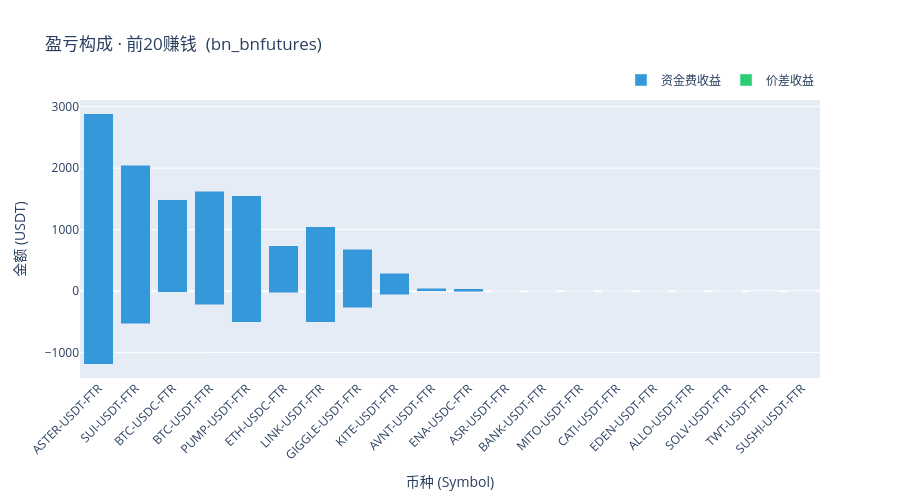
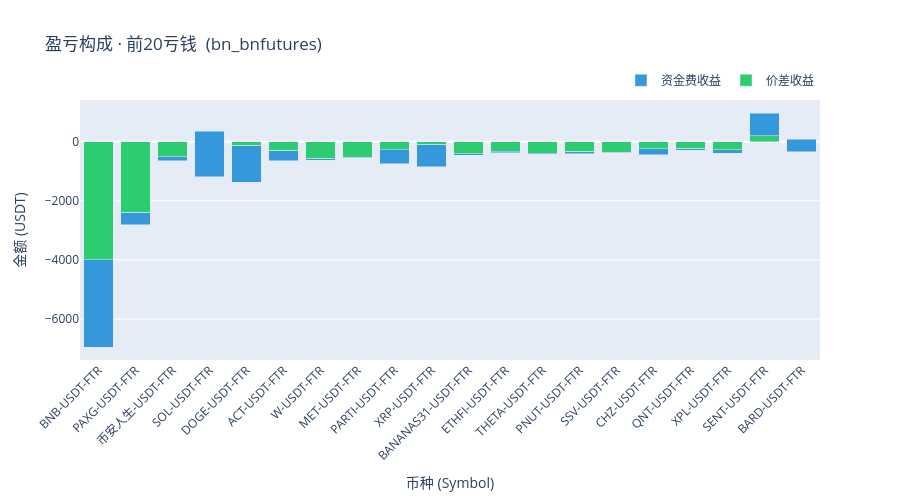
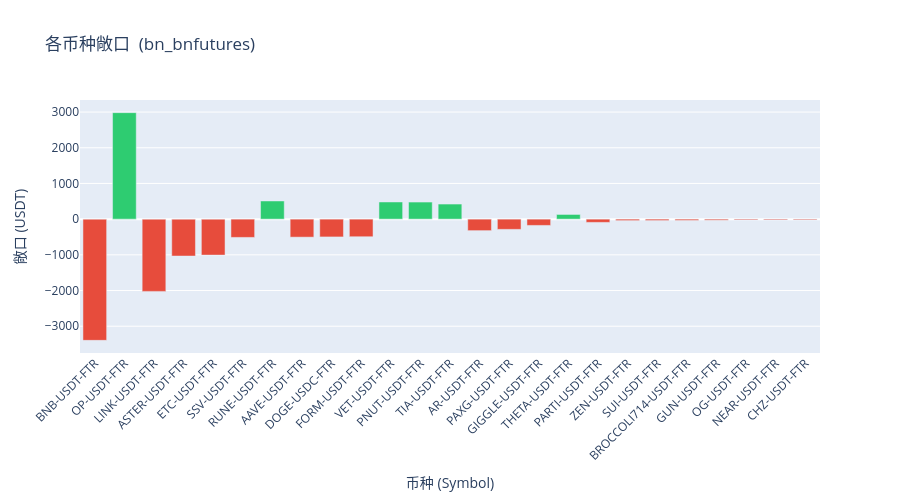
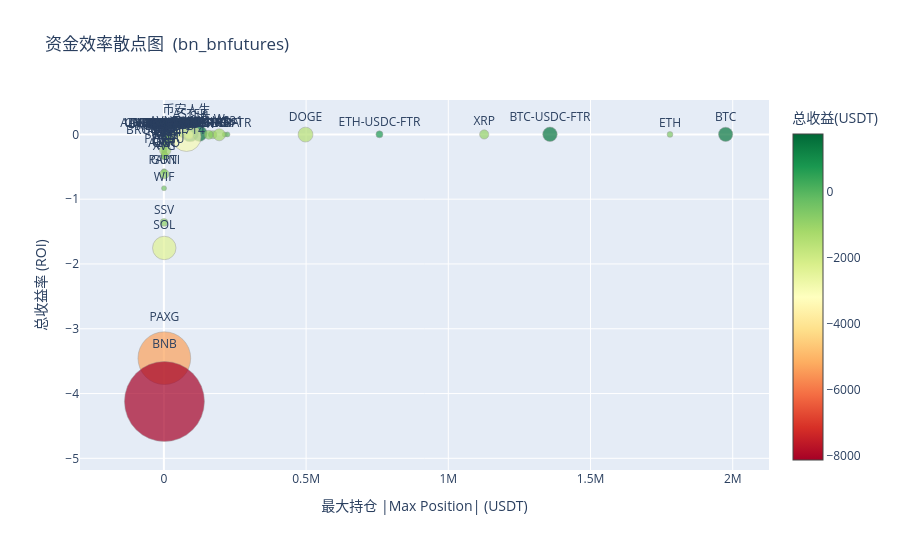

The cell these charts' notebook holds for them, in order:
### Code cell
import plotly.graph_objects as go

def pnl_stacked_bar(plot_df, title):
    fig = go.Figure()
    fig.add_trace(go.Bar(
        x=plot_df['symbol'],
        y=plot_df['total_spread_pnl'],
        name='价差收益',
        marker_color='#2ecc71',
    ))
    fig.add_trace(go.Bar(
        x=plot_df['symbol'],
        y=plot_df['total_funding'],
        name='资金费收益',
        marker_color='#3498db',
    ))
    fig.update_layout(
        barmode='stack',
        title=title,
        xaxis_title='币种 (Symbol)',
        yaxis_title='金额 (USDT)',
        legend=dict(orientation='h', yanchor='bottom', y=1.02, xanchor='right', x=1),
        height=500,
        margin=dict(b=120),
        xaxis_tickangle=-45,
    )
    return fig

# 前20赚钱
plot_winners = plot_df.sort_values('total_pnl', ascending=False).head(20)
pnl_stacked_bar(plot_winners, f'盈亏构成 · 前20赚钱 {plot_title_suffix}').show()

# 前20亏钱
plot_losers = plot_df.sort_values('total_pnl', ascending=True).head(20)
pnl_stacked_bar(plot_losers, f'盈亏构成 · 前20亏钱 {plot_title_suffix}').show()

# 敞口 (前25)
exposure_df = plot_df.reindex(plot_df['exposure'].abs().sort_values(ascending=False).index).head(25)
fig_exposure = go.Figure(go.Bar(
    x=exposure_df['symbol'],
    y=exposure_df['exposure'],
    marker_color=exposure_df['exposure'].apply(lambda v: '#2ecc71' if v >= 0 else '#e74c3c'),
))
fig_exposure.update_layout(
    title=f'各币种敞口 {plot_title_suffix}',
    xaxis_title='币种 (Symbol)',
    yaxis_title='敞口 (USDT)',
    height=500,
    margin=dict(b=120),
    xaxis_tickangle=-45,
)
fig_exposure.show()

# 资金效率散点图
eff = plot_df.copy()
eff['max_pos_abs'] = eff['max_pos'].abs()
eff = eff[eff['max_pos_abs'] > 0]
if len(eff) > 0:
    size_ref = eff['total_pnl'].abs().max() or 1
    eff = eff.copy()
    eff['bubble_size'] = (eff['total_pnl'].abs() / size_ref * 80).clip(5, 80)
    fig_eff = go.Figure(go.Scatter(
        x=eff['max_pos_abs'],
        y=eff['roi'],
        mode='markers+text',
        text=eff['symbol'].str.replace('-USDT-FTR', ''),
        textposition='top center',
        marker=dict(
            size=eff['bubble_size'],
            color=eff['total_pnl'],
            colorscale='RdYlGn',
            showscale=True,
            colorbar=dict(title='总收益(USDT)'),
            line=dict(width=0.5, color='gray'),
        ),
        hovertemplate='%{text}<br>最大持仓: %{x:,.0f} USDT<br>ROI: %{y:.4f}<extra></extra>',
    ))
    fig_eff.update_layout(
        title=f'资金效率散点图 {plot_title_suffix}',
        xaxis_title='最大持仓 |Max Position| (USDT)',
        yaxis_title='总收益率 (ROI)',
        height=550,
        showlegend=False,
    )
    fig_eff.show()

# 长时间未更新且仍有持仓
ref_time = pd.Timestamp('2026-01-27')
stale_threshold = ref_time - pd.Timedelta(hours=24)
stale_with_pos = plot_df[
    (plot_df['last_update'] < stale_threshold) &
    (plot_df['current_pos'].abs() > 10)
].sort_values('current_pos')
fig_stale = go.Figure(go.Bar(
    x=stale_with_pos['symbol'],
    y=stale_with_pos['current_pos'],
    marker_color=stale_with_pos['current_pos'].apply(lambda v: '#e74c3c' if v < 0 else '#2ecc71'),
))
fig_stale.update_layout(
    title=f'长时间未更新且仍有持仓 {plot_title_suffix}',
    xaxis_title='币种 (Symbol)',
    yaxis_title='当前持仓 (USDT)',
    height=450,
    margin=dict(b=120),
    xaxis_tickangle=-45,
)
fig_stale.show()

### Figure 1 — Plotly figure (JSON) as saved in the notebook; plotly's stock layout.template omitted (floating-point values rounded to 4 significant figures)
{"data": [{"marker": {"color": "#2ecc71"}, "name": "价差收益", "type": "bar", "x": ["ASTER-USDT-FTR", "SUI-USDT-FTR", "BTC-USDC-FTR", "BTC-USDT-FTR", "PUMP-USDT-FTR", "ETH-USDC-FTR", "LINK-USDT-FTR", "GIGGLE-USDT-FTR", "KITE-USDT-FTR", "AVNT-USDT-FTR", "ENA-USDC-FTR", "ASR-USDT-FTR", "BANK-USDT-FTR", "MITO-USDT-FTR", "CATI-USDT-FTR", "EDEN-USDT-FTR", "ALLO-USDT-FTR", "SOLV-USDT-FTR", "TWT-USDT-FTR", "SUSHI-USDT-FTR"], "y": [-1187.0, -532.5, -14.31, -220.3, -507.1, -30.08, -510.0, -273.3, -62.35, 0, -11.37, 0, 0, 0, 0, 0, 0, 0, 0, 0]}, {"marker": {"color": "#3498db"}, "name": "资金费收益", "type": "bar", "x": ["ASTER-USDT-FTR", "SUI-USDT-FTR", "BTC-USDC-FTR", "BTC-USDT-FTR", "PUMP-USDT-FTR", "ETH-USDC-FTR", "LINK-USDT-FTR", "GIGGLE-USDT-FTR", "KITE-USDT-FTR", "AVNT-USDT-FTR", "ENA-USDC-FTR", "ASR-USDT-FTR", "BANK-USDT-FTR", "MITO-USDT-FTR", "CATI-USDT-FTR", "EDEN-USDT-FTR", "ALLO-USDT-FTR", "SOLV-USDT-FTR", "TWT-USDT-FTR", "SUSHI-USDT-FTR"], "y": [4069.0, 2580.0, 1501.0, 1842.0, 2056.0, 771.0, 1561.0, 951.2, 354.4, 49.21, 50.8, 5.705, 4.074, 3.656, 3.202, 3.163, 3.071, 2.217, 1.99, 1.071]}], "layout": {"barmode": "stack", "height": 500, "legend": {"orientation": "h", "x": 1, "xanchor": "right", "y": 1.02, "yanchor": "bottom"}, "margin": {"b": 120}, "title": {"text": "盈亏构成 · 前20赚钱  (bn_bnfutures)"}, "xaxis": {"tickangle": -45, "title": {"text": "币种 (Symbol)"}}, "yaxis": {"title": {"text": "金额 (USDT)"}}}}

### Figure 2 — Plotly figure (JSON) as saved in the notebook; plotly's stock layout.template omitted (floating-point values rounded to 4 significant figures)
{"data": [{"marker": {"color": "#2ecc71"}, "name": "价差收益", "type": "bar", "x": ["BNB-USDT-FTR", "PAXG-USDT-FTR", "币安人生-USDT-FTR", "SOL-USDT-FTR", "DOGE-USDT-FTR", "ACT-USDT-FTR", "W-USDT-FTR", "MET-USDT-FTR", "PARTI-USDT-FTR", "XRP-USDT-FTR", "BANANAS31-USDT-FTR", "ETHFI-USDT-FTR", "THETA-USDT-FTR", "PNUT-USDT-FTR", "SSV-USDT-FTR", "CHZ-USDT-FTR", "QNT-USDT-FTR", "XPL-USDT-FTR", "SENT-USDT-FTR", "BARD-USDT-FTR"], "y": [-6946.0, -2397.0, -650.4, 357.5, -134.2, -303.8, -581.0, -536.6, -743.8, -99.75, -464.2, -331.9, -385.7, -334.5, -360.2, -438.7, -238.4, -398.2, 969.2, -340.3]}, {"marker": {"color": "#3498db"}, "name": "资金费收益", "type": "bar", "x": ["BNB-USDT-FTR", "PAXG-USDT-FTR", "币安人生-USDT-FTR", "SOL-USDT-FTR", "DOGE-USDT-FTR", "ACT-USDT-FTR", "W-USDT-FTR", "MET-USDT-FTR", "PARTI-USDT-FTR", "XRP-USDT-FTR", "BANANAS31-USDT-FTR", "ETHFI-USDT-FTR", "THETA-USDT-FTR", "PNUT-USDT-FTR", "SSV-USDT-FTR", "CHZ-USDT-FTR", "QNT-USDT-FTR", "XPL-USDT-FTR", "SENT-USDT-FTR", "BARD-USDT-FTR"], "y": [2947.0, -412.3, 147.5, -1542.0, -1240.0, -348.8, -53.37, 4.229, 484.0, -750.6, 58.16, -49.27, -33.19, -69.17, -8.942, 198.4, -52.69, 116.2, -768.9, 422.2]}], "layout": {"barmode": "stack", "height": 500, "legend": {"orientation": "h", "x": 1, "xanchor": "right", "y": 1.02, "yanchor": "bottom"}, "margin": {"b": 120}, "title": {"text": "盈亏构成 · 前20亏钱  (bn_bnfutures)"}, "xaxis": {"tickangle": -45, "title": {"text": "币种 (Symbol)"}}, "yaxis": {"title": {"text": "金额 (USDT)"}}}}

### Figure 3 — Plotly figure (JSON) as saved in the notebook; plotly's stock layout.template omitted (floating-point values rounded to 4 significant figures)
{"data": [{"marker": {"color": ["#e74c3c", "#2ecc71", "#e74c3c", "#e74c3c", "#e74c3c", "#e74c3c", "#2ecc71", "#e74c3c", "#e74c3c", "#e74c3c", "#2ecc71", "#2ecc71", "#2ecc71", "#e74c3c", "#e74c3c", "#e74c3c", "#2ecc71", "#e74c3c", "#e74c3c", "#e74c3c", "#e74c3c", "#e74c3c", "#e74c3c", "#e74c3c", "#e74c3c"]}, "type": "bar", "x": ["BNB-USDT-FTR", "OP-USDT-FTR", "LINK-USDT-FTR", "ASTER-USDT-FTR", "ETC-USDT-FTR", "SSV-USDT-FTR", "RUNE-USDT-FTR", "AAVE-USDT-FTR", "DOGE-USDC-FTR", "FORM-USDT-FTR", "VET-USDT-FTR", "PNUT-USDT-FTR", "TIA-USDT-FTR", "AR-USDT-FTR", "PAXG-USDT-FTR", "GIGGLE-USDT-FTR", "THETA-USDT-FTR", "PARTI-USDT-FTR", "ZEN-USDT-FTR", "SUI-USDT-FTR", "BROCCOLI714-USDT-FTR", "GUN-USDT-FTR", "OG-USDT-FTR", "NEAR-USDT-FTR", "CHZ-USDT-FTR"], "y": [-3396.0, 2983.0, -2024.0, -1034.0, -1007.0, -511.8, 508.8, -504.5, -498.3, -493.1, 480.9, 478.8, 422.8, -321.9, -286.7, -176.1, 131.4, -91.04, -40.51, -39.11, -35.97, -30.02, -22.45, -22.38, -21.5]}], "layout": {"height": 500, "margin": {"b": 120}, "title": {"text": "各币种敞口  (bn_bnfutures)"}, "xaxis": {"tickangle": -45, "title": {"text": "币种 (Symbol)"}}, "yaxis": {"title": {"text": "敞口 (USDT)"}}}}

### Figure 4 — Plotly figure (JSON) as saved in the notebook; plotly's stock layout.template omitted (floating-point values rounded to 4 significant figures)
{"data": [{"hovertemplate": "%{text}<br>最大持仓: %{x:,.0f} USDT<br>ROI: %{y:.4f}<extra></extra>", "marker": {"color": [1737.0, 1592.0, 1472.0, 1449.0, 824.4, 711.3, 611.4, 243.5, 94.67, 49.21, 19.3, 5.705, 4.074, 3.656, 3.202, 3.163, 3.071, 2.217, 1.99, 1.071, 1.061, -0.2593, -0.2878, -0.5622, -0.767, -1.356, -1.471, -1.899, -2.871, -2.938, -3.085, -4.34, -4.75, -11.11, -24.5, -26.75, -27.09, -38.62, -44.02, -47.2, -49.5, -59.25, -64.39, -65.37, -69.29, -70.35, -72.78, -92.13, -93.22, -101.1, -120.0, -122.1, -127.6, -134.9, -139.4, -158.7, -163.0, -171.7, -172.3, -174.3, -191.6, -211.1, -214.8, -221.8, -232.1, -241.9, -258.4, -280.5, -281.1, -329.1, -358.4, -392.2, -393.0, -411.7, -424.5, -438.5, -449.5, -463.8, -479.1, -487.7, -502.1, -537.6, -545.4, -571.1, -585.5, -594.2, -730.9, -743.9, -751.8, -790.0, -796.9, -818.7, -834.8, -852.1, -907.5, -938.5, -960.9, -1161.0, -1222.0, -1242.0, -1513.0, -2384.0, -2978.0, -5356.0, -8126.0], "colorbar": {"title": {"text": "总收益(USDT)"}}, "colorscale": [[0, "rgb(165,0,38)"], [0.1, "rgb(215,48,39)"], [0.2, "rgb(244,109,67)"], [0.3, "rgb(253,174,97)"], [0.4, "rgb(254,224,139)"], [0.5, "rgb(255,255,191)"], [0.6, "rgb(217,239,139)"], [0.7, "rgb(166,217,106)"], [0.8, "rgb(102,189,99)"], [0.9, "rgb(26,152,80)"], [1, "rgb(0,104,55)"]], "line": {"color": "gray", "width": 0.5}, "showscale": true, "size": [17.1, 15.68, 14.49, 14.27, 8.116, 7.003, 6.019, 5, 5, 5, 5, 5, 5, 5, 5, 5, 5, 5, 5, 5, 5, 5, 5, 5, 5, 5, 5, 5, 5, 5, 5, 5, 5, 5, 5, 5, 5, 5, 5, 5, 5, 5, 5, 5, 5, 5, 5, 5, 5, 5, 5, 5, 5, 5, 5, 5, 5, 5, 5, 5, 5, 5, 5, 5, 5, 5, 5, 5, 5, 5, 5, 5, 5, 5, 5, 5, 5, 5, 5, 5, 5, 5.293, 5.369, 5.622, 5.764, 5.85, 7.196, 7.323, 7.401, 7.777, 7.845, 8.06, 8.219, 8.389, 8.934, 9.239, 9.459, 11.43, 12.03, 12.23, 14.89, 23.47, 29.32, 52.73, 80]}, "mode": "markers+text", "text": ["ASTER", "SUI", "BTC-USDC-FTR", "BTC", "PUMP", "ETH-USDC-FTR", "LINK", "GIGGLE", "KITE", "AVNT", "ENA-USDC-FTR", "ASR", "BANK", "MITO", "CATI", "EDEN", "ALLO", "SOLV", "TWT", "SUSHI", "AAVE-USDC-FTR", "ALT", "DASH", "S", "BOME", "BIGTIME", "TAO", "UNI-USDC-FTR", "GALA", "SEI", "STX", "AVAX", "CRV-USDC-FTR", "POL", "ARKM", "XRP-USDC-FTR", "EIGEN", "ARB", "BEAMX", "DOGE-USDC-FTR", "LTC-USDC-FTR", "TRX", "XLM", "NEAR", "1INCH", "LTC", "INJ", "LINK-USDC-FTR", "NEAR-USDC-FTR", "ADA", "RUNE", "DOT", "ADA-USDC-FTR", "CRV", "SPK", "LDO", "NEIROCTO", "FORM", "ETC", "SUI-USDC-FTR", "PEOPLE", "ENA", "CFX", "VET", "BB", "TIA", "GUN", "ORDI", "ALGO", "WLD", "OG", "AR", "XVG", "PENGU", "WIF", "ZEN", "EUL", "OP", "AT", "PENDLE", "AAVE", "FF", "UNI", "BROCCOLI714", "ETH", "BARD", "SENT", "XPL", "QNT", "CHZ", "SSV", "PNUT", "THETA", "ETHFI", "BANANAS31", "XRP", "PARTI", "MET", "W", "ACT", "DOGE", "SOL", "币安人生", "PAXG", "BNB"], "textposition": "top center", "type": "scatter", "x": [92110.0, 124700.0, 1357000.0, 1975000.0, 96320.0, 757900.0, 35700.0, 23620.0, 65860.0, 1613.0, 89440.0, 2909.0, 2050.0, 1868.0, 1667.0, 1696.0, 1596.0, 1150.0, 1480.0, 1899.0, 1849.0, 1700.0, 3208.0, 2822.0, 2116.0, 2562.0, 3414.0, 1593.0, 469.6, 475.4, 2563.0, 2215.0, 4989.0, 2858.0, 3759.0, 164900.0, 11180.0, 3858.0, 2739.0, 42960.0, 51200.0, 1462.0, 485.2, 2538.0, 2037.0, 25530.0, 66000.0, 24390.0, 63480.0, 223500.0, 44410.0, 1911.0, 92350.0, 498.2, 9332.0, 5671.0, 4670.0, 1212.0, 3318.0, 83540.0, 60530.0, 1777.0, 90810.0, 2055.0, 23340.0, 1357.0, 455.2, 9706.0, 905.9, 1612.0, 90670.0, 86970.0, 1111.0, 1689.0, 510.8, 2456.0, 65060.0, 214100.0, 1567.0, 5218.0, 23970.0, 1717.0, 6079.0, 5552.0, 1779000.0, 11260.0, 28930.0, 89570.0, 2275.0, 17450.0, 586.4, 171800.0, 87680.0, 6707.0, 157500.0, 1126000.0, 1567.0, 4723.0, 194600.0, 17640.0, 498000.0, 1360.0, 79410.0, 1551.0, 1971.0], "y": [0.01886, 0.01277, 0.001085, 0.0007337, 0.008559, 0.0009386, 0.01713, 0.01031, 0.001437, 0.03051, 0.0002158, 0.001961, 0.001987, 0.001957, 0.001921, 0.001865, 0.001924, 0.001928, 0.001345, 0.0005641, 0.0005738, -0.0001526, -8.973e-05, -0.0001992, -0.0003624, -0.0005293, -0.0004308, -0.001192, -0.006114, -0.00618, -0.001204, -0.001959, -0.000952, -0.003886, -0.006518, -0.0001622, -0.002422, -0.01001, -0.01608, -0.001099, -0.0009668, -0.04054, -0.1327, -0.02576, -0.03402, -0.002756, -0.001103, -0.003778, -0.001469, -0.0004525, -0.002701, -0.06387, -0.001381, -0.2707, -0.01494, -0.02798, -0.03491, -0.1416, -0.05193, -0.002086, -0.003166, -0.1188, -0.002366, -0.1079, -0.009948, -0.1783, -0.5676, -0.0289, -0.3103, -0.2042, -0.003953, -0.00451, -0.3537, -0.2438, -0.8311, -0.1785, -0.006909, -0.002166, -0.3058, -0.09348, -0.02095, -0.3131, -0.08973, -0.1029, -0.000329, -0.05278, -0.02527, -0.008305, -0.3305, -0.04526, -1.359, -0.004765, -0.009522, -0.1271, -0.005762, -0.0008333, -0.6131, -0.2459, -0.006281, -0.0704, -0.003038, -1.753, -0.0375, -3.454, -4.123]}], "layout": {"height": 550, "showlegend": false, "title": {"text": "资金效率散点图  (bn_bnfutures)"}, "xaxis": {"title": {"text": "最大持仓 |Max Position| (USDT)"}}, "yaxis": {"title": {"text": "总收益率 (ROI)"}}}}
